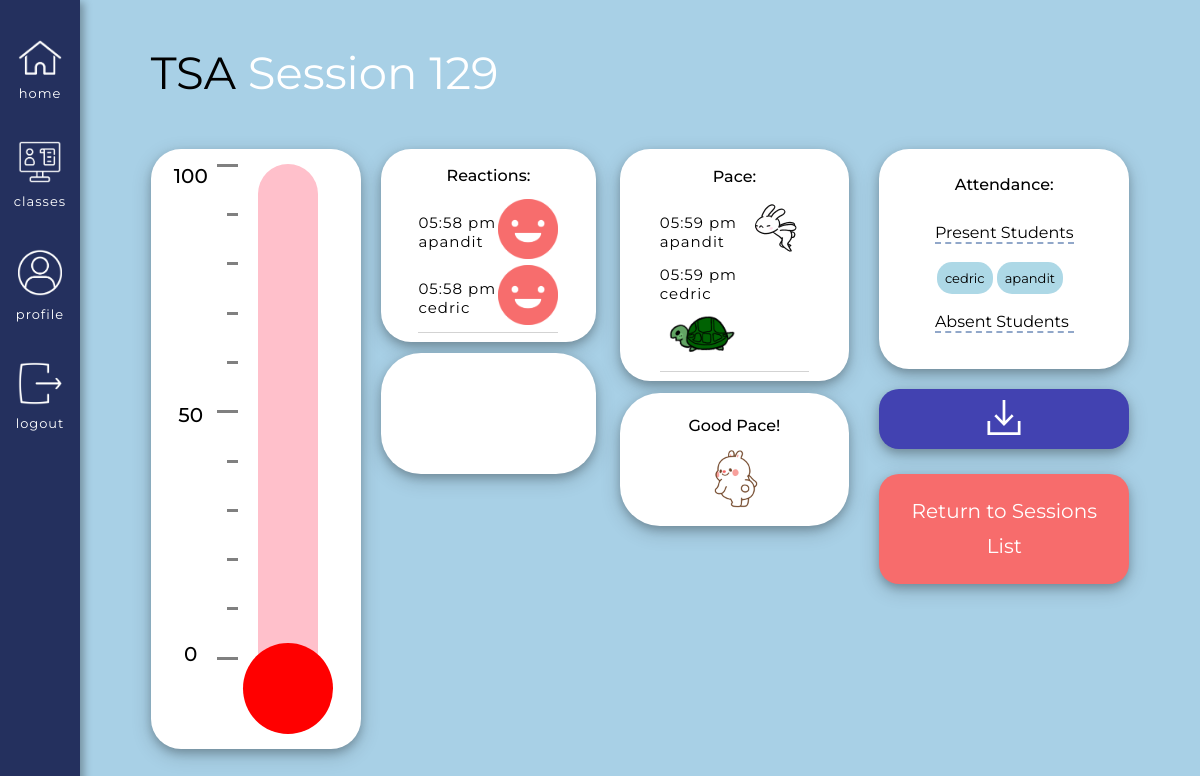
Page /classes/course/40/previous_session_data/129 (signed in) on the committed database.
### app/models.py (models this page shows, shortened)
class Courses(db.Model):
    id = db.Column(db.Integer, primary_key=True) # Always need ID
    course_name = db.Column(db.String(140), index=False, unique=False) # Not indexable or unique bc many people can have the same course
    code = db.Column(db.Integer, index=True, unique=True) # Indexable to link it back to the course name
    timestamp = db.Column(db.DateTime, index=True, default=datetime.utcnow) # Timestamp
    status = db.Column(db.Integer, index=False, unique=False, default=0) # 0 means the class is inactive, 1 is active
    teacher_id = db.Column(db.Integer, db.ForeignKey('user.id'))  # Taking the user ID from the user model, using backref of teacher will show you the actual teacher
    icon = db.Column(db.String(220), index=False, unique=False, default="/static/images/classes_books.png") # Icon option, turtle gif is set as the default
    color = db.Column(db.Integer, index=False, unique=False, default=0) # Adding the option to decide the color of the class
    signups = db.relationship('Signups', backref='course_id', lazy='dynamic') # This will show all the student signups for this course
    reactions = db.relationship('Reactions', backref='course_actual', lazy='dynamic') # This will show all the reactions for this course
    session = db.relationship('Session', backref='session_course_id', lazy='dynamic') # This will show you all the sessions of the course
    forms = db.relationship('Prompts', backref='course_form', lazy='dynamic') # This will show you all of the forms of the course
    responses = db.relationship('Responses', backref='course_response', lazy='dynamic') # This will show you all of the responses of the course

class Reactions(db.Model): # A base class for all models from Flask SQLAlchemy
    id = db.Column(db.Integer, primary_key=True) # every new database should have an ID so it knows how to organize the info passed in
    user_id = db.Column(db.Integer, db.ForeignKey('user.id')) # Taking the user ID from the user model, using the backref of reactor will show you the actual user
    reactions = db.Column(db.Integer, index=False, unique=False) # Creating a new column in the database for emotions. Not unique and not indexable
    reactions_course_id = db.Column(db.Integer, db.ForeignKey('courses.id')) # Using backref of course_actual will show you the actual course
    session_id = db.Column(db.Integer, db.ForeignKey('session.id')) # Using backref actual_session of will show you the actual session, e.g. <Session>
    timestamp = db.Column(db.DateTime, index=True, default=datetime.utcnow) # Timestamp

class User(UserMixin, db.Model):
    id = db.Column(db.Integer, primary_key=True)
    username = db.Column(db.String(64), index=True, unique=True) # adding columns to the database
    email = db.Column(db.String(120), index=True, unique=True)
    password_hash = db.Column(db.String(128))
    role = db.Column(db.Integer, index=False, unique=False) # 0 is Teacher, 1 is Student
    about_me = db.Column(db.String(140))
    last_seen = db.Column(db.DateTime, default=datetime.utcnow)
    posts = db.relationship('Post', backref='author', lazy='dynamic') # First part is calling it from the Post model, secret field is the backref (author)
    reactions = db.relationship('Reactions', backref='reactor', lazy='dynamic') # This will show all the reactions that this user has made
    teaches = db.relationship('Courses', backref='teacher', lazy='dynamic') # This will show all the courses that the user teaches
    signups = db.relationship('Signups', backref='student', lazy='dynamic') # This will show all of the signups of that user
    responses = db.relationship('Responses', backref='student_responder', lazy='dynamic') # This will show all the responses of that user
    prompts = db.relationship('Prompts', backref='teacher_prompter', lazy='dynamic') # This will show all forms of that teacher

### app/routes.py (the view)
@app.route('/classes/course/<course_id>/previous_session_data/<session_id>')
@login_required
def previous_session_data(course_id, session_id):
    teacher_id = Courses.query.get(course_id).teacher_id
    if current_user.id != teacher_id:
        return unauthorized_access()
    session = Session.query.get(session_id)
    course = session.session_course_id # This gives you the actual course
    course_id = session.course_id # This will give you the course id
    signups = Signups.query.filter_by(course=course_id).all() # List of students that are in this specific course
    reactions_specific = Reactions.query.filter_by(session_id=session_id).filter(Reactions.reactions<5).all() # List of reactions that happened in this specific course, specific session
    speeds_specific = Reactions.query.filter_by(session_id=session_id).filter(Reactions.reactions>5).all() # Speeds filtered out by the course ID and by the reaction number
    present_set = set()
    absent_set = set()
    for r in reactions_specific:
        if (r.reactor.role == 1): # If the reactor is a student
            present_set.add(r.reactor.username) # Then add to the present list
    for signup in signups: # Going through the list of signups
        if (signup.student.username not in present_set and signup.student.role == 1):
            absent_set.add(signup.student.username)
    speed_filtered = Reactions.query.filter_by(session_id=session_id).filter(Reactions.reactions>5).all() # Speeds filtered out by the session ID and by the reaction number
    faster = 0
    slower = 0
    speed_number = 0
    calculated_number = 0
    for s in speed_filtered:
        if s.reactions == 6: # Faster request
            faster += 1
        else: # Slower request
            slower += 1
    total = slower + faster
    if total != 0:
        calculated_number = (faster/total) * 100
    if calculated_number >= 91:
        speed_number = 10
    elif calculated_number >= 81:
        speed_number = 9
    elif calculated_number >= 71:
        speed_number = 8
    elif calculated_number >= 61:
        speed_number = 7
    elif calculated_number >= 51:
        speed_number = 6
    elif calculated_number >= 41:
        speed_number = 0 # Nothing will be shown at this point
    elif calculated_number >= 31:
        speed_number = 1
    elif calculated_number >= 21:
        speed_number = 2
    elif calculated_number >= 11:
        speed_number = 3
    elif calculated_number >= 1: # Smaller the number is, the slower the class should be
        speed_number = 4
    else:
        speed_number = 5
        if total == 0: # No speeds have been selected yet
            speed_number = 0
    return render_template('previous_session_data.html', course=course,
                                        course_id=course_id,
                                        reactions_specific=reactions_specific,
                                        speeds_specific=speeds_specific,
                                        session=session,
                                        speed_number=speed_number,
                                        session_id=session_id,
                                        present_list=list(present_set),
                                        absent_list=list(absent_set),
                                        title=course.course_name + " Session " + session_id)

### app/models.py (called while the page is built)
@login.user_loader
def load_user(id):
        return User.query.get(int(id))

### app/routes.py (called while the page is built)
@app.before_request # This function will be executed right before the view function
def before_request():
    if current_user.is_authenticated: # Checks whether the current user is logged in
        current_user.last_seen = datetime.utcnow() # Sets the last seen to the date using the UTC time zone
        db.session.commit() # Don't need to do db.session.add() because the user is already in the database (using a current_user)

### app/templates/previous_session_data.html (shortened to what this page needs)
{% extends "base.html" %}
{% block head %}
    <link rel="stylesheet" href="{{ url_for('static', filename='css/student.css') }}">
    <link rel="stylesheet" href="{{ url_for('static', filename='css/previous_data.css') }}">
{% endblock %}
{% block content %}
<div class = "roomsBox">
    <div class = "titleHolder">
        <h1>{{ course.course_name }} <span class = "white">Session {{ session_id }}</span></h1>
    </div>
    <div class = "overallContainer">
        <div class = "overallThermoContainer">
            <div class = "numHolder">
                <div class = "numbers">
                    <div class = "num">
                        <p>100</p>
                    </div>
                    <div class = "num">
                        <p>50</p>
                    </div>
                    <div class = "num">
                        <p>0</p>
                    </div>
                </div>
            </div>
            <div class = "dashHolder">
                <div class = "dashes">
                    <div id = "long" class = "dash"></div>
                    <div class = "dash"></div>
                    <div class = "dash"></div>
                    <div class = "dash"></div>
                    <div class = "dash"></div>
                    <div id = "long" class = "dash"></div>
                    <div class = "dash"></div>
                    <div class = "dash"></div>
                    <div class = "dash"></div>
                    <div class = "dash"></div>
                    <div id = "long" class = "dash"></div>
                </div>
            </div>
            <div class = "tempVisual">
                <div class = "thermometer_shell">
                </div>
                <div class = "thermoCircle">
                </div>
            </div>
        </div>
        <div class = "reactionsHolder teacherVersion">
            {% if current_user.role == 0 %}
                <div class = "bigReactionBox">
                    <div class = "teacherReactionHolder">
                        <div class = "reactionResultsHolder">
                            <h2> Reactions: </h2>
                            <div id = "reactionResults">
                                <div class = "userReactionView">
                                    {% for r in reactions_specific %}
                                        {% if r.reactions == 0 %}
                                            <div class = "speedText">
                                                <p>{{ moment(r.timestamp).format('hh:mm a') }}</p>
                                                <p>{{ r.reactor.username }}</p>
                                            </div>
                                            <div>
                                                <img class = 'makeSmaller' src='../../../../static/images/Happy.png'>
                                            </div>
                                        {% endif %}
                                    {% endfor %}
                                </div>
                            </div>
                        </div>
                        <div class = "vibeHolder teacherVibe">
                            <div id = "room_vibe" class = "teacherVibeInside">
                            </div>
                        </div>
                    </div>
                    <div class = "speedHolder">
                        <div class = "paceBox">
                            <h2> Pace: </h2>
                            <div id = "speedResults">
                                <div class = "userReactionView">
                                    {% for s in speeds_specific %}
                                            {% if s.reactions == 6 %}
                                            <div class = "speedText">
                                                <p>{{ moment(s.timestamp).format('hh:mm a') }}</p>
                                                <p>{{ s.reactor.username }}</p>
                                            </div>
                                            <div>
                                                <img class = 'makeSmaller' src='../../../../static/images/Bunny.gif'>
                                            </div>
                                            {% else %}
                                                <div class = "speedText">
                                                    <p>{{ moment( s.timestamp).format('hh:mm a') }}</p>
                                                    <p>{{ s.reactor.username }}</p>
                                                </div>
                                                <div>
                                                    <img class = 'makeSmaller' src='../../../../static/images/Turtle.gif'>
                                                </div>
                                            {% endif %}
                                    {% endfor %}
                                </div>
                            </div>
                        </div>
                        <div id = "visualHolder" class = "teacherVisualHolder">
                            <div id = "paceTitle">
                                {% if speed_number > 5 %}
                                    <h2>Speed Up!</h2>
                                    <div class = "speedLine">
                                    {% for i in range(speed_number - 5) %}
                                        <div class = "visual_fast teacherSpeed">
                                            <img class = "turtle display" src = "{{ url_for('static', filename='images/Bunny.gif') }}">
                                        </div>
                                    {% endfor %}
                                    </div>
                                {% elif speed_number == 0 %}
                                    <h2>Good Pace!</h2>
                                    <img class = "makeSmaller" src = "{{ url_for('static', filename='images/GoodPace.gif') }}">
                                {% endif %}
                            </div>
                        </div>
                    </div>
                </div>
            {% endif %}
        </div>
        {% if current_user.role == 0 %}
        <div class = "attendanceBox">
            <div class = "attendanceSection">
                <h2>Attendance: </h2>
                <div id = "attendance">
                    <div id = "inside">
                        <h3>Present Students</h3>
                        <div id = "present">
                            {% for p in present_list %}
                                <p>{{ p }}</p>
                            {% endfor %}
                        </div>
                        <h3>Absent Students</h3>
                    </div>
                </div>
            </div>
            <div class = "openReportSection">
                <button title="Download a Report for this Session" id="openReport" type="button" onclick="redirectToDownloadPage( {{ session_id }})">
                    <img id="downloadImg" src="{{ url_for('static', filename='images/download.svg') }}" alt="Download Report">
                </button>
            </div>
            <div class = "endSection">
                <div class="endForm">
                    <a href ="/classes/course/{{ course_id }}/previous_session_list" class="endSessionButton">Return to Sessions List</a>
                </div>
            </div>
        </div>
        {% endif %}
    </div>
</div>
{% endblock %}

### app/static/css/base.css (style rules this page uses)
body { margin: 0 !important; font-family: "Montserrat", sans-serif; }
h1, p { margin: 0; }
h2, h3 { font-weight: 400; }

### app/static/css/previous_data.css (style rules this page uses)
.endForm { display: flex; justify-content: center; align-items: center; text-align: center; }
.endForm a { text-decoration: none; line-height: 35px; }
.userReactionView { flex-wrap: wrap; }

### rows in the picture
Courses: course_name "TSA"
Reactions: timestamp "05:58 pm", reactor.username "apandit", reactions 0 (drawn)
Reactions: timestamp "05:58 pm", reactor.username "cedric", reactions 0 (drawn)
Reactions: timestamp "05:59 pm", reactor.username "apandit", reactions 6 (drawn)
Reactions: timestamp "05:59 pm", reactor.username "cedric"
User: username "cedric"
User: username "apandit"

### other values in the picture
{{ session_id }} "129"
